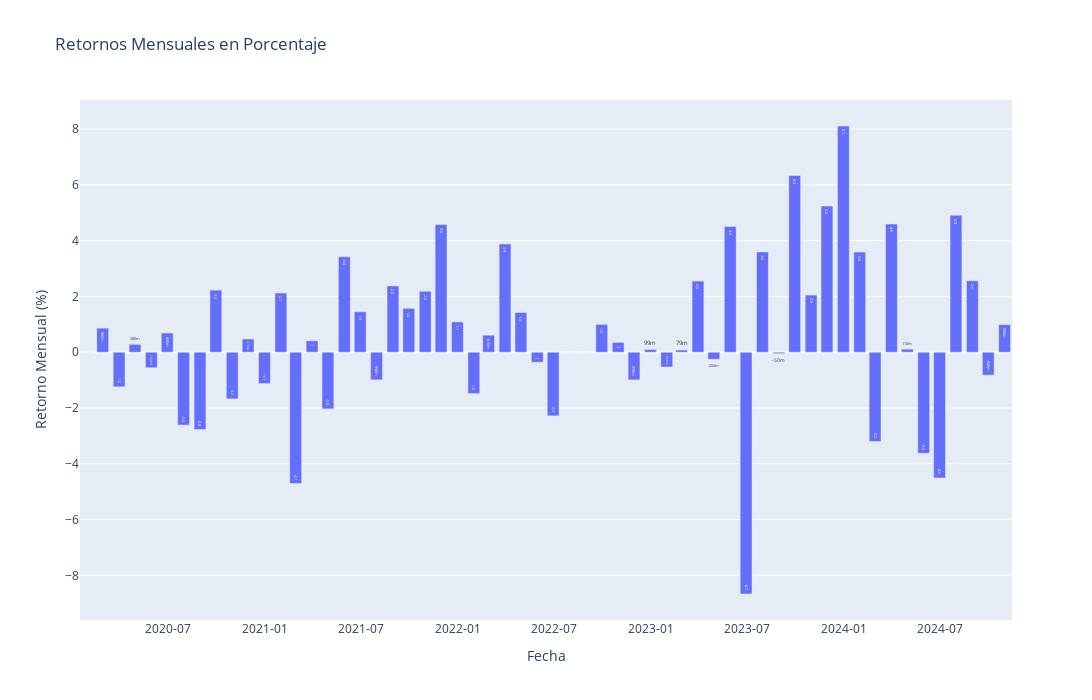

This figure's notebook cell:
### Code cell
import pandas as pd
import plotly.express as px

# Supongamos que tienes el DataFrame `df` como en el ejemplo
# Convertir el índice a tipo datetime si no lo está


df = equity_curves["variaciones_porcentuales"]
df.index = pd.to_datetime(df.index)

# Calcular los retornos diarios en porcentaje

df["Daily Return"] = df["Equity"].pct_change()

# Calcular el retorno mensual acumulativo en porcentaje

monthly_returns = (df["Daily Return"] + 1).resample("M").prod() - 1

# Convertir los retornos a porcentaje

monthly_returns = monthly_returns * 100

# Crear el gráfico de barras con Plotly

fig = px.bar(
    monthly_returns,
    x=monthly_returns.index,
    y=monthly_returns.values,
    labels={"x": "Fecha", "y": "Retorno Mensual (%)"},
    title="Retornos Mensuales en Porcentaje",
    text_auto='.2s'
)

fig.update_layout(
    width=1200,
    height=700,
    xaxis_title="Fecha",
    yaxis_title="Retorno Mensual (%)",
    xaxis=dict(tickformat="%Y-%m"),
)

fig.show()

### Figure 1 — Plotly figure (JSON) as saved in the notebook; plotly's stock layout.template omitted (floating-point values rounded to 4 significant figures)
{"data": [{"alignmentgroup": "True", "hovertemplate": "Date=%{x}<br>Retorno Mensual (%)=%{y}<extra></extra>", "legendgroup": "", "marker": {"color": "#636efa", "pattern": {"shape": ""}}, "name": "", "offsetgroup": "", "orientation": "v", "showlegend": false, "textposition": "auto", "texttemplate": "%{y:.2s}", "type": "bar", "x": ["2020-01-31T00:00:00", "2020-02-29T00:00:00", "2020-03-31T00:00:00", "2020-04-30T00:00:00", "2020-05-31T00:00:00", "2020-06-30T00:00:00", "2020-07-31T00:00:00", "2020-08-31T00:00:00", "2020-09-30T00:00:00", "2020-10-31T00:00:00", "2020-11-30T00:00:00", "2020-12-31T00:00:00", "2021-01-31T00:00:00", "2021-02-28T00:00:00", "2021-03-31T00:00:00", "2021-04-30T00:00:00", "2021-05-31T00:00:00", "2021-06-30T00:00:00", "2021-07-31T00:00:00", "2021-08-31T00:00:00", "2021-09-30T00:00:00", "2021-10-31T00:00:00", "2021-11-30T00:00:00", "2021-12-31T00:00:00", "2022-01-31T00:00:00", "2022-02-28T00:00:00", "2022-03-31T00:00:00", "2022-04-30T00:00:00", "2022-05-31T00:00:00", "2022-06-30T00:00:00", "2022-07-31T00:00:00", "2022-08-31T00:00:00", "2022-09-30T00:00:00", "2022-10-31T00:00:00", "2022-11-30T00:00:00", "2022-12-31T00:00:00", "2023-01-31T00:00:00", "2023-02-28T00:00:00", "2023-03-31T00:00:00", "2023-04-30T00:00:00", "2023-05-31T00:00:00", "2023-06-30T00:00:00", "2023-07-31T00:00:00", "2023-08-31T00:00:00", "2023-09-30T00:00:00", "2023-10-31T00:00:00", "2023-11-30T00:00:00", "2023-12-31T00:00:00", "2024-01-31T00:00:00", "2024-02-29T00:00:00", "2024-03-31T00:00:00", "2024-04-30T00:00:00", "2024-05-31T00:00:00", "2024-06-30T00:00:00", "2024-07-31T00:00:00", "2024-08-31T00:00:00", "2024-09-30T00:00:00", "2024-10-31T00:00:00"], "xaxis": "x", "y": [0, 0.8637, -1.241, 0.2837, -0.5572, 0.6887, -2.614, -2.77, 2.228, -1.673, 0.4725, -1.124, 2.123, -4.711, 0.4094, -2.032, 3.422, 1.45, -0.9913, 2.379, 1.575, 2.187, 4.576, 1.086, -1.484, 0.6102, 3.879, 1.425, -0.3595, -2.281, 0, 0, 0.999, 0.3538, -0.9931, 0.09913, -0.5302, 0.07886, 2.552, -0.2525, 4.508, -8.67, 3.598, -0.05, 6.336, 2.05, 5.243, 8.112, 3.591, -3.202, 4.598, 0.1103, -3.624, -4.508, 4.914, 2.564, -0.8229, 0.9912], "yaxis": "y"}], "layout": {"barmode": "relative", "height": 700, "legend": {"tracegroupgap": 0}, "title": {"text": "Retornos Mensuales en Porcentaje"}, "width": 1200, "xaxis": {"anchor": "y", "domain": [0, 1], "tickformat": "%Y-%m", "title": {"text": "Fecha"}}, "yaxis": {"anchor": "x", "domain": [0, 1], "title": {"text": "Retorno Mensual (%)"}}}}
